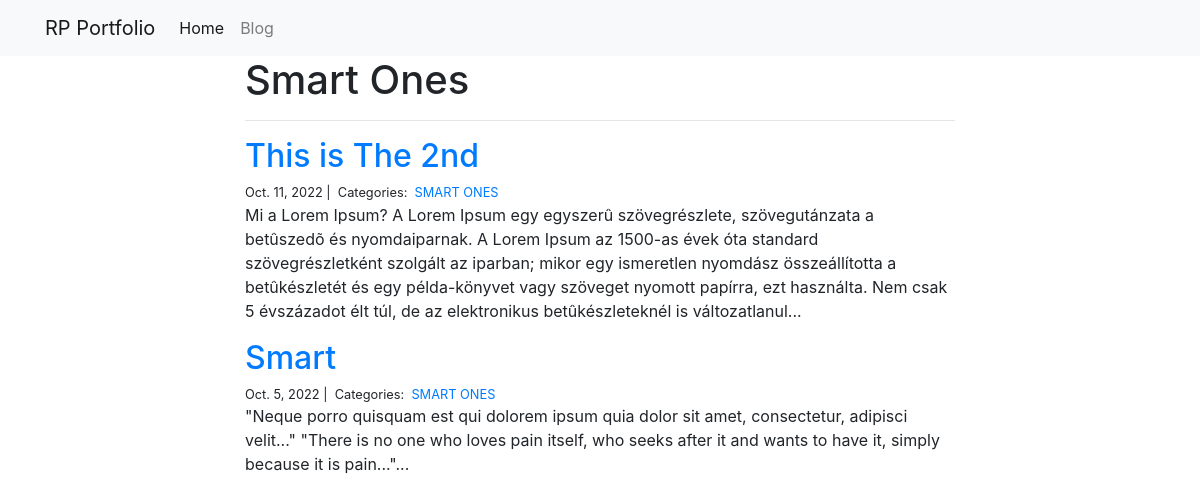
The page /blog/SMART ONES/ on the database its author committed.
### blog/models.py (models this page shows)
class Category(models.Model):
    name = models.CharField(max_length=20)

class Post(models.Model):
    title = models.CharField(max_length=255)
    body = models.TextField()
    created_on = models.DateTimeField(auto_now_add=True)
    last_modified = models.DateTimeField(auto_now=True)
    categories = models.ManyToManyField("Category", related_name="posts")

### blog/views.py (the view)
# urls.py: path("<category>/", views.blog_category, name="blog_category"),
def blog_category(request, category):
    posts = Post.objects.filter(categories__name__contains=category).order_by(
        "-created_on"
    )
    context = {"category": category, "posts": posts}
    return render(request, "blog_category.html", context)

### personal_portfolio/templates/blog_category.html
{% extends "base.html" %}
{% load static %}
{% block page_content %}
<div class="col-md-8 offset-md-2">
    <h1>{{ category | title }}</h1>
    <hr>
    {% for post in posts %}
        <h2><a href="{% url 'blog_detail' post.pk%}">{{ post.title }}</a></h2>
        <small>
            {{ post.created_on.date }} |&nbsp;
            Categories:&nbsp;
            {% for category in post.categories.all %}
            <a href="{% url 'blog_category' category.name %}">
                {{ category.name }}
            </a>&nbsp;
            {% endfor %}
        </small>
        <p>{{ post.body | slice:":400" }}...</p>
    {% endfor %}
</div>
{% endblock %}

### personal_portfolio/templates/base.html (shortened to what this page needs)
<link rel="stylesheet" href="https://stackpath.bootstrapcdn.com/bootstrap/4.1.3/css/bootstrap.min.css">
<nav class="navbar navbar-expand-lg navbar-light bg-light">
    <div class="container">
        <a class="navbar-brand" href="{% url 'project_index' %}">RP Portfolio</a>
        <div class="collapse navbar-collapse" id="navbarSupportedContent">
          <ul class="navbar-nav mr-auto">
            <li class="nav-item active">
              <a class="nav-link" href="{% url 'project_index' %}">Home</a>
            </li>
            <li class="nav-item">
              <a class="nav-link" href="{% url 'blog_index' %}">Blog</a>
            </li>
          </ul>
        </div>
    </div>
</nav>
<div class="container">
    {% block page_content %}{% endblock %}
</div>

### rows shown on the page
Category: name "Smart Ones", name "SMART ONES"
Post: title "This is The 2nd", created_on "Oct. 11, 2022", body "Mi a Lorem Ipsum? A Lorem Ipsum egy egyszerû szövegrészlete, szövegutánzata a betûszedõ és nyomdaiparnak. A Lorem Ipsum az 1500-as évek óta standard szövegrészletként szolgált az iparban; mikor egy ismeretlen nyomdász összeállította a betûkészletét és egy példa-könyvet vagy szöveget nyomott papírra, ezt használta. Nem csak 5 évszázadot élt túl, de az elektronikus betûkészleteknél is változatlanul"
Post: title "Smart", created_on "Oct. 5, 2022", body "\"Neque porro quisquam est qui dolorem ipsum quia dolor sit amet, consectetur, adipisci velit...\" \"There is no one who loves pain itself, who seeks after it and wants to have it, simply because it is pain...\""
